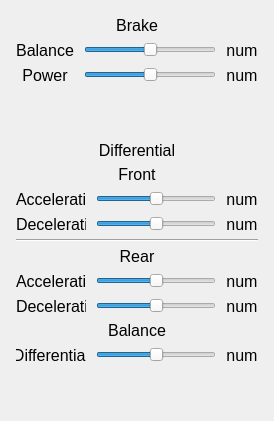
     <widget class="QWidget" name="tab_brake_diff">
      <attribute name="title">
       <string>Brake|Differential</string>
      </attribute>
      <layout class="QGridLayout" name="gridLayout_12">
       <item row="4" column="0">
        <spacer name="verticalSpacer_differential">
         <property name="orientation">
          <enum>Qt::Vertical</enum>
         </property>
         <property name="sizeType">
          <enum>QSizePolicy::Preferred</enum>
         </property>
         <property name="sizeHint" stdset="0">
          <size>
           <width>20</width>
           <height>40</height>
          </size>
         </property>
        </spacer>
       </item>
       <item row="2" column="0">
        <layout class="QGridLayout" name="gridLayout_differential">
         <property name="leftMargin">
          <number>5</number>
         </property>
         <property name="topMargin">
          <number>5</number>
         </property>
         <property name="rightMargin">
          <number>5</number>
         </property>
         <property name="bottomMargin">
          <number>5</number>
         </property>
         <property name="horizontalSpacing">
          <number>10</number>
         </property>
         <property name="verticalSpacing">
          <number>5</number>
         </property>
         <item row="5" column="0" colspan="3">
          <widget class="QLabel" name="label_differential_rear">
           <property name="minimumSize">
            <size>
             <width>30</width>
             <height>15</height>
            </size>
           </property>
           <property name="maximumSize">
            <size>
             <width>16777215</width>
             <height>25</height>
            </size>
           </property>
           <property name="font">
            <font>
             <pointsize>12</pointsize>
            </font>
           </property>
           <property name="text">
            <string>Rear</string>
           </property>
           <property name="alignment">
            <set>Qt::AlignCenter</set>
           </property>
          </widget>
         </item>
         <item row="1" column="0" colspan="3">
          <widget class="QLabel" name="label_differential_front">
           <property name="minimumSize">
            <size>
             <width>30</width>
             <height>15</height>
            </size>
           </property>
           <property name="maximumSize">
            <size>
             <width>16777215</width>
             <height>25</height>
            </size>
           </property>
           <property name="font">
            <font>
             <pointsize>12</pointsize>
            </font>
           </property>
           <property name="text">
            <string>Front</string>
           </property>
           <property name="alignment">
            <set>Qt::AlignCenter</set>
           </property>
          </widget>
         </item>
         <item row="7" column="0">
          <widget class="QLabel" name="label_differential_deceleration_rear">
           <property name="minimumSize">
            <size>
             <width>50</width>
             <height>15</height>
            </size>
           </property>
           <property name="maximumSize">
            <size>
             <width>70</width>
             <height>25</height>
            </size>
           </property>
           <property name="font">
            <font>
             <pointsize>12</pointsize>
            </font>
           </property>
           <property name="text">
            <string>Deceleration</string>
           </property>
          </widget>
         </item>
         <item row="4" column="0" colspan="3">
          <widget class="Line" name="line_differential">
           <property name="orientation">
            <enum>Qt::Horizontal</enum>
           </property>
          </widget>
         </item>
         <item row="0" column="0" colspan="3">
          <widget class="QLabel" name="label_deceleration">
           <property name="minimumSize">
            <size>
             <width>50</width>
             <height>15</height>
            </size>
           </property>
           <property name="maximumSize">
            <size>
             <width>16777215</width>
             <height>25</height>
            </size>
           </property>
           <property name="font">
            <font>
             <pointsize>12</pointsize>
            </font>
           </property>
           <property name="text">
            <string>Differential</string>
           </property>
           <property name="alignment">
            <set>Qt::AlignCenter</set>
           </property>
          </widget>
         </item>
         <item row="2" column="2">
          <widget class="QLabel" name="label_differential_acceleration_front_value">
           <property name="minimumSize">
            <size>
             <width>30</width>
             <height>15</height>
            </size>
           </property>
           <property name="maximumSize">
            <size>
             <width>50</width>
             <height>25</height>
            </size>
           </property>
           <property name="font">
            <font>
             <pointsize>12</pointsize>
            </font>
           </property>
           <property name="text">
            <string>num</string>
           </property>
           <property name="alignment">
            <set>Qt::AlignCenter</set>
           </property>
          </widget>
         </item>
         <item row="2" column="1">
          <widget class="QSlider" name="horizontalSlider_differential_acceleration_front">
           <property name="sizePolicy">
            <sizepolicy hsizetype="Preferred" vsizetype="Preferred">
             <horstretch>0</horstretch>
             <verstretch>0</verstretch>
            </sizepolicy>
           </property>
           <property name="minimumSize">
            <size>
             <width>120</width>
             <height>20</height>
            </size>
           </property>
           <property name="maximumSize">
            <size>
             <width>16777215</width>
             <height>25</height>
            </size>
           </property>
           <property name="minimum">
            <number>-10000</number>
           </property>
           <property name="maximum">
            <number>10000</number>
           </property>
           <property name="orientation">
            <enum>Qt::Horizontal</enum>
           </property>
          </widget>
         </item>
         <item row="6" column="0">
          <widget class="QLabel" name="label_differential_acceleration_rear">
           <property name="minimumSize">
            <size>
             <width>50</width>
             <height>15</height>
            </size>
           </property>
           <property name="maximumSize">
            <size>
             <width>70</width>
             <height>25</height>
            </size>
           </property>
           <property name="font">
            <font>
             <pointsize>12</pointsize>
            </font>
           </property>
           <property name="text">
            <string>Acceleration</string>
           </property>
          </widget>
         </item>
         <item row="2" column="0">
          <widget class="QLabel" name="label_differential_acceleration_front">
           <property name="minimumSize">
            <size>
             <width>30</width>
             <height>15</height>
            </size>
           </property>
           <property name="maximumSize">
            <size>
             <width>70</width>
             <height>25</height>
            </size>
           </property>
           <property name="font">
            <font>
             <pointsize>12</pointsize>
            </font>
           </property>
           <property name="text">
            <string>Acceleration</string>
           </property>
          </widget>
         </item>
         <item row="3" column="2">
          <widget class="QLabel" name="label_differential_deceleration_front_value">
           <property name="minimumSize">
            <size>
             <width>30</width>
             <height>15</height>
            </size>
           </property>
           <property name="maximumSize">
            <size>
             <width>50</width>
             <height>25</height>
            </size>
           </property>
           <property name="font">
            <font>
             <pointsize>12</pointsize>
            </font>
           </property>
           <property name="text">
            <string>num</string>
           </property>
           <property name="alignment">
            <set>Qt::AlignCenter</set>
           </property>
          </widget>
         </item>
         <item row="6" column="1">
          <widget class="QSlider" name="horizontalSlider_differential_acceleration_rear">
           <property name="sizePolicy">
            <sizepolicy hsizetype="Preferred" vsizetype="Preferred">
             <horstretch>0</horstretch>
             <verstretch>0</verstretch>
            </sizepolicy>
           </property>
           <property name="minimumSize">
            <size>
             <width>120</width>
             <height>20</height>
            </size>
           </property>
           <property name="maximumSize">
            <size>
             <width>16777215</width>
             <height>25</height>
            </size>
           </property>
           <property name="minimum">
            <number>-10000</number>
           </property>
           <property name="maximum">
            <number>10000</number>
           </property>
           <property name="orientation">
            <enum>Qt::Horizontal</enum>
           </property>
          </widget>
         </item>
         <item row="6" column="2">
          <widget class="QLabel" name="label_differential_acceleration_rear_value">
           <property name="sizePolicy">
            <sizepolicy hsizetype="Preferred" vsizetype="Preferred">
             <horstretch>0</horstretch>
             <verstretch>0</verstretch>
            </sizepolicy>
           </property>
           <property name="minimumSize">
            <size>
             <width>30</width>
             <height>15</height>
            </size>
           </property>
           <property name="maximumSize">
            <size>
             <width>50</width>
             <height>25</height>
            </size>
           </property>
           <property name="font">
            <font>
             <pointsize>12</pointsize>
            </font>
           </property>
           <property name="text">
            <string>num</string>
           </property>
           <property name="alignment">
            <set>Qt::AlignCenter</set>
           </property>
          </widget>
         </item>
         <item row="7" column="2">
          <widget class="QLabel" name="label_differential_deceleration_rear_value">
           <property name="minimumSize">
            <size>
             <width>30</width>
             <height>15</height>
            </size>
           </property>
           <property name="maximumSize">
            <size>
             <width>50</width>
             <height>25</height>
            </size>
           </property>
           <property name="font">
            <font>
             <pointsize>12</pointsize>
            </font>
           </property>
           <property name="text">
            <string>num</string>
           </property>
           <property name="alignment">
            <set>Qt::AlignCenter</set>
           </property>
          </widget>
         </item>
         <item row="7" column="1">
          <widget class="QSlider" name="horizontalSlider_differential_deceleration_rear">
           <property name="sizePolicy">
            <sizepolicy hsizetype="Preferred" vsizetype="Preferred">
             <horstretch>0</horstretch>
             <verstretch>0</verstretch>
            </sizepolicy>
           </property>
           <property name="minimumSize">
            <size>
             <width>120</width>
             <height>20</height>
            </size>
           </property>
           <property name="maximumSize">
            <size>
             <width>16777215</width>
             <height>25</height>
            </size>
           </property>
           <property name="minimum">
            <number>-10000</number>
           </property>
           <property name="maximum">
            <number>10000</number>
           </property>
           <property name="orientation">
            <enum>Qt::Horizontal</enum>
           </property>
          </widget>
         </item>
         <item row="3" column="1">
          <widget class="QSlider" name="horizontalSlider_differential_deceleration_front">
           <property name="sizePolicy">
            <sizepolicy hsizetype="Preferred" vsizetype="Preferred">
             <horstretch>0</horstretch>
             <verstretch>0</verstretch>
            </sizepolicy>
           </property>
           <property name="minimumSize">
            <size>
             <width>120</width>
             <height>20</height>
            </size>
           </property>
           <property name="maximumSize">
            <size>
             <width>16777215</width>
             <height>25</height>
            </size>
           </property>
           <property name="minimum">
            <number>-10000</number>
           </property>
           <property name="maximum">
            <number>10000</number>
           </property>
           <property name="orientation">
            <enum>Qt::Horizontal</enum>
           </property>
          </widget>
         </item>
         <item row="3" column="0">
          <widget class="QLabel" name="label_differential_deceleration_front">
           <property name="minimumSize">
            <size>
             <width>30</width>
             <height>15</height>
            </size>
           </property>
           <property name="maximumSize">
            <size>
             <width>70</width>
             <height>25</height>
            </size>
           </property>
           <property name="font">
            <font>
             <pointsize>12</pointsize>
            </font>
           </property>
           <property name="text">
            <string>Deceleration</string>
           </property>
          </widget>
         </item>
         <item row="8" column="0" colspan="3">
          <widget class="QLabel" name="label_differential_balance">
           <property name="minimumSize">
            <size>
             <width>50</width>
             <height>15</height>
            </size>
           </property>
           <property name="maximumSize">
            <size>
             <width>16777215</width>
             <height>25</height>
            </size>
           </property>
           <property name="font">
            <font>
             <pointsize>12</pointsize>
            </font>
           </property>
           <property name="text">
            <string>Balance</string>
           </property>
           <property name="alignment">
            <set>Qt::AlignCenter</set>
           </property>
          </widget>
         </item>
         <item row="9" column="0">
          <widget class="QLabel" name="label_differential_differential">
           <property name="minimumSize">
            <size>
             <width>50</width>
             <height>15</height>
            </size>
           </property>
           <property name="maximumSize">
            <size>
             <width>70</width>
             <height>25</height>
            </size>
           </property>
           <property name="font">
            <font>
             <pointsize>12</pointsize>
            </font>
           </property>
           <property name="text">
            <string>Differential</string>
           </property>
           <property name="alignment">
            <set>Qt::AlignCenter</set>
           </property>
          </widget>
         </item>
         <item row="9" column="2">
          <widget class="QLabel" name="label_differential_balance_value">
           <property name="minimumSize">
            <size>
             <width>30</width>
             <height>15</height>
            </size>
           </property>
           <property name="maximumSize">
            <size>
             <width>50</width>
             <height>25</height>
            </size>
           </property>
           <property name="font">
            <font>
             <pointsize>12</pointsize>
            </font>
           </property>
           <property name="text">
            <string>num</string>
           </property>
           <property name="alignment">
            <set>Qt::AlignCenter</set>
           </property>
          </widget>
         </item>
         <item row="9" column="1">
          <widget class="QSlider" name="horizontalSlider_differential_balance">
           <property name="sizePolicy">
            <sizepolicy hsizetype="Expanding" vsizetype="Preferred">
             <horstretch>0</horstretch>
             <verstretch>0</verstretch>
            </sizepolicy>
           </property>
           <property name="minimumSize">
            <size>
             <width>120</width>
             <height>20</height>
            </size>
           </property>
           <property name="maximumSize">
            <size>
             <width>16777215</width>
             <height>25</height>
            </size>
           </property>
           <property name="minimum">
            <number>-10000</number>
           </property>
           <property name="maximum">
            <number>10000</number>
           </property>
           <property name="orientation">
            <enum>Qt::Horizontal</enum>
           </property>
          </widget>
         </item>
        </layout>
       </item>
       <item row="0" column="0">
        <layout class="QGridLayout" name="gridLayout_main_brake">
         <property name="leftMargin">
          <number>5</number>
         </property>
         <property name="topMargin">
          <number>5</number>
         </property>
         <property name="rightMargin">
          <number>5</number>
         </property>
         <property name="bottomMargin">
          <number>5</number>
         </property>
         <property name="horizontalSpacing">
          <number>10</number>
         </property>
         <property name="verticalSpacing">
          <number>5</number>
         </property>
         <item row="2" column="0">
          <widget class="QLabel" name="label_brake_prower">
           <property name="minimumSize">
            <size>
             <width>50</width>
             <height>15</height>
            </size>
           </property>
           <property name="maximumSize">
            <size>
             <width>70</width>
             <height>25</height>
            </size>
           </property>
           <property name="font">
            <font>
             <pointsize>12</pointsize>
            </font>
           </property>
           <property name="text">
            <string>Power</string>
           </property>
           <property name="alignment">
            <set>Qt::AlignCenter</set>
           </property>
          </widget>
         </item>
         <item row="1" column="0">
          <widget class="QLabel" name="label_brake_balance">
           <property name="minimumSize">
            <size>
             <width>50</width>
             <height>15</height>
            </size>
           </property>
           <property name="maximumSize">
            <size>
             <width>70</width>
             <height>25</height>
            </size>
           </property>
           <property name="font">
            <font>
             <pointsize>12</pointsize>
            </font>
           </property>
           <property name="text">
            <string>Balance</string>
           </property>
           <property name="alignment">
            <set>Qt::AlignCenter</set>
           </property>
          </widget>
         </item>
         <item row="0" column="0" colspan="3" alignment="Qt::AlignHCenter">
          <widget class="QLabel" name="label_brake">
           <property name="minimumSize">
            <size>
             <width>50</width>
             <height>15</height>
            </size>
           </property>
           <property name="maximumSize">
            <size>
             <width>16777215</width>
             <height>25</height>
            </size>
           </property>
           <property name="font">
            <font>
             <pointsize>12</pointsize>
            </font>
           </property>
           <property name="text">
            <string>Brake</string>
           </property>
           <property name="alignment">
            <set>Qt::AlignCenter</set>
           </property>
          </widget>
         </item>
         <item row="1" column="1">
          <widget class="QSlider" name="horizontalSlider_brake_balance">
           <property name="sizePolicy">
            <sizepolicy hsizetype="Expanding" vsizetype="Preferred">
             <horstretch>0</horstretch>
             <verstretch>0</verstretch>
            </sizepolicy>
           </property>
           <property name="minimumSize">
            <size>
             <width>120</width>
             <height>20</height>
            </size>
           </property>
           <property name="minimum">
            <number>-10000</number>
           </property>
           <property name="maximum">
            <number>10000</number>
           </property>
           <property name="singleStep">
            <number>1</number>
           </property>
           <property name="pageStep">
            <number>1</number>
           </property>
           <property name="value">
            <number>0</number>
           </property>
           <property name="orientation">
            <enum>Qt::Horizontal</enum>
           </property>
          </widget>
         </item>
         <item row="2" column="1">
          <widget class="QSlider" name="horizontalSlider_brake_power">
           <property name="sizePolicy">
            <sizepolicy hsizetype="Expanding" vsizetype="Preferred">
             <horstretch>0</horstretch>
             <verstretch>0</verstretch>
            </sizepolicy>
           </property>
           <property name="minimumSize">
            <size>
             <width>120</width>
             <height>20</height>
            </size>
           </property>
           <property name="minimum">
            <number>-10000</number>
           </property>
           <property name="maximum">
            <number>10000</number>
           </property>
           <property name="pageStep">
            <number>1</number>
           </property>
           <property name="value">
            <number>0</number>
           </property>
           <property name="orientation">
            <enum>Qt::Horizontal</enum>
           </property>
          </widget>
         </item>
         <item row="1" column="2">
          <widget class="QLabel" name="label_brake_balance_value">
           <property name="sizePolicy">
            <sizepolicy hsizetype="Preferred" vsizetype="Preferred">
             <horstretch>0</horstretch>
             <verstretch>0</verstretch>
            </sizepolicy>
           </property>
           <property name="minimumSize">
            <size>
             <width>30</width>
             <height>15</height>
            </size>
           </property>
           <property name="maximumSize">
            <size>
             <width>50</width>
             <height>25</height>
            </size>
           </property>
           <property name="font">
            <font>
             <pointsize>12</pointsize>
            </font>
           </property>
           <property name="text">
            <string>num</string>
           </property>
           <property name="alignment">
            <set>Qt::AlignCenter</set>
           </property>
          </widget>
         </item>
         <item row="2" column="2">
          <widget class="QLabel" name="label_brake_power_value">
           <property name="sizePolicy">
            <sizepolicy hsizetype="Preferred" vsizetype="Preferred">
             <horstretch>0</horstretch>
             <verstretch>0</verstretch>
            </sizepolicy>
           </property>
           <property name="minimumSize">
            <size>
             <width>30</width>
             <height>15</height>
            </size>
           </property>
           <property name="maximumSize">
            <size>
             <width>50</width>
             <height>25</height>
            </size>
           </property>
           <property name="font">
            <font>
             <pointsize>12</pointsize>
            </font>
           </property>
           <property name="text">
            <string>num</string>
           </property>
           <property name="alignment">
            <set>Qt::AlignCenter</set>
           </property>
          </widget>
         </item>
        </layout>
       </item>
       <item row="1" column="0">
        <spacer name="verticalSpacer">
         <property name="orientation">
          <enum>Qt::Vertical</enum>
         </property>
         <property name="sizeType">
          <enum>QSizePolicy::Preferred</enum>
         </property>
         <property name="sizeHint" stdset="0">
          <size>
           <width>20</width>
           <height>40</height>
          </size>
         </property>
        </spacer>
       </item>
      </layout>
     </widget>
